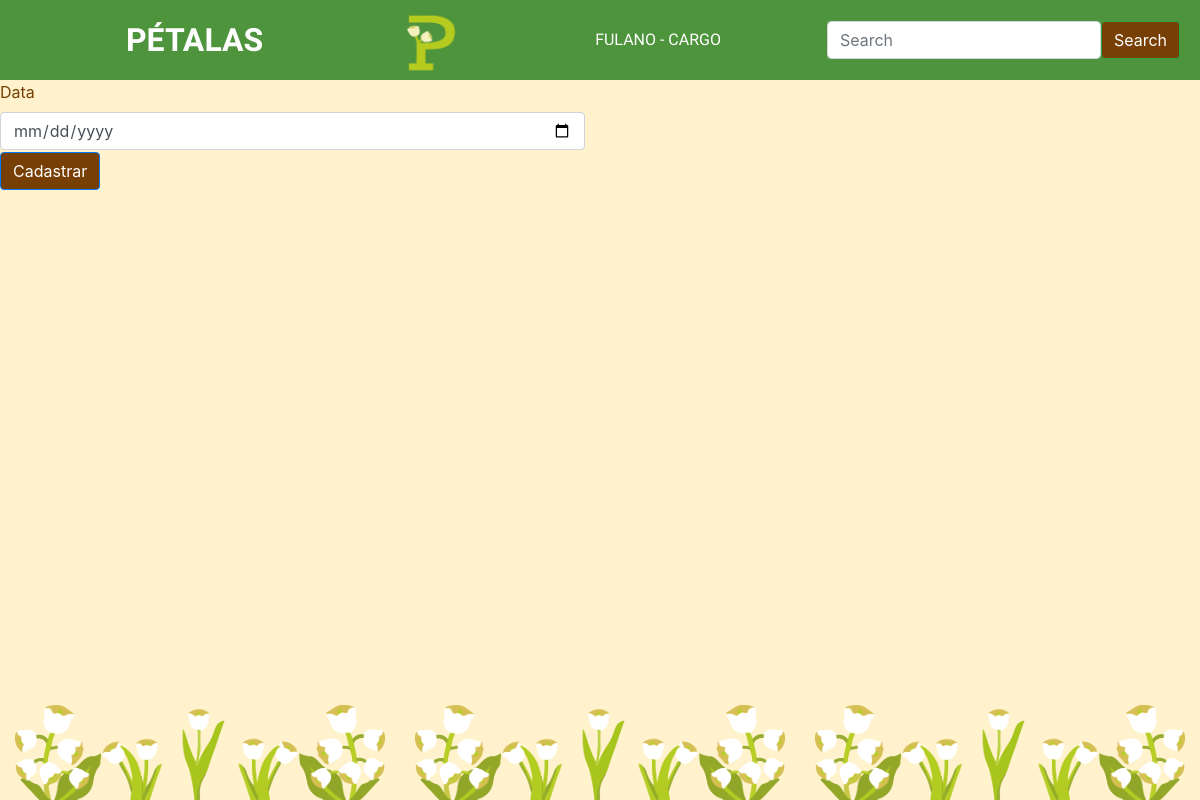
The app's page /presenca/cadastro/Eu e o Mundo - Manhã/, older data.
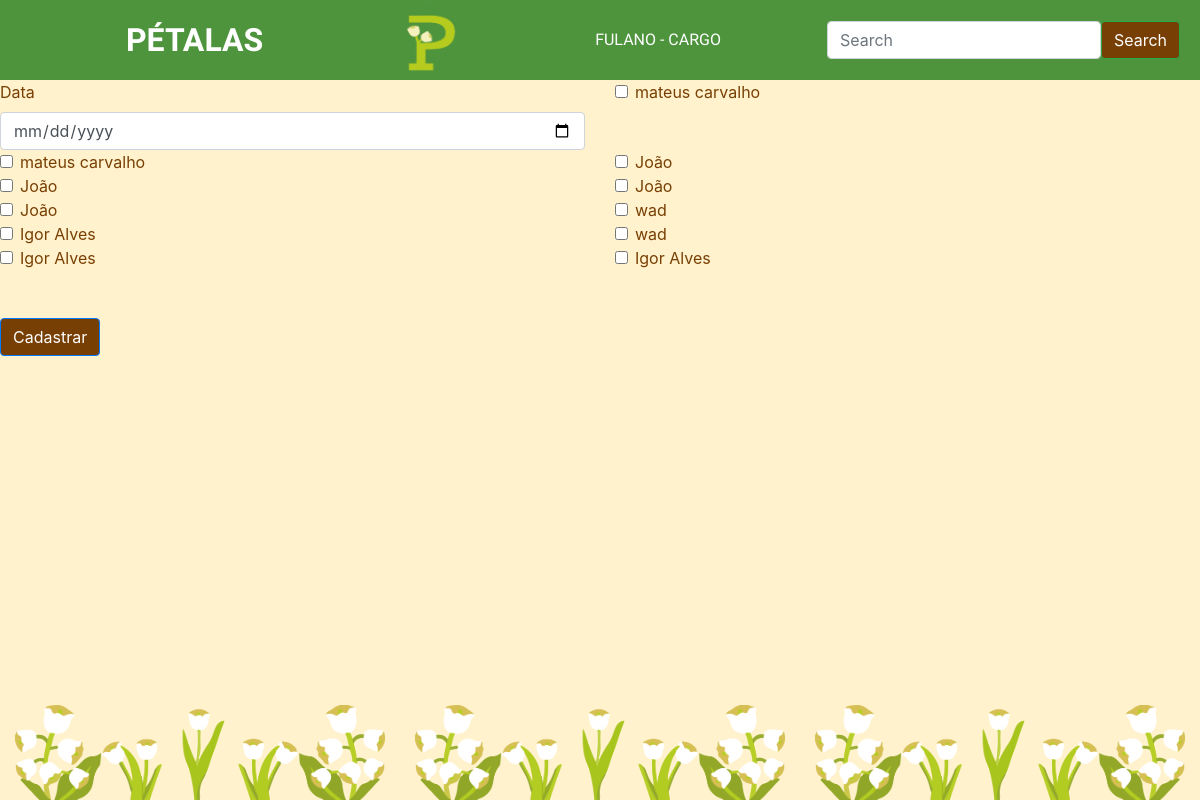
The same page, newer data.
### petalas_app/models.py (models this page shows)
class Crianca(models.Model):
    id_crianca = models.AutoField(primary_key=True)
    nome = models.TextField(max_length=255)
    idade = models.IntegerField()
    nascimento = models.DateField()
    status = models.TextField(max_length=255)
    periodo = models.TextField(max_length=255)
    entrada = models.DateField()
    permanencia = models.TextField(max_length=255)
    turma = models.TextField(max_length=255)
    autoavaliacao = models.TextField(max_length=255)

### petalas_app/views.py (the view, shortened to what this page needs)
# urls.py: path('presenca/cadastro/<str:turma_atual>/', views.cadastro_presenca, name='cadastro_presenca'),
def cadastro_presenca(request, turma_atual):
    if request.method == "GET":
        criancas = Crianca.objects.filter(turma=turma_atual)
        context = {
            'turma' : turma_atual,
            'criancas': criancas,
        }
        return render(request, 'cadastro_presenca.html', context)

### templates/cadastro_presenca.html (shortened to what this page needs)
{% include "navbar.html" %}
<form class="row g-3" method="post" action="{% url 'listagem_presencas' turma_atual=turma %}">
  <div class="col-md-6">
    <label for="inputData" class="form-label">Data</label>
    <input type="date" name="data" class="form-control" id="inputData" />
  </div>
  {% for crianca in criancas %}
  <div class="col-md-6">
    <div class="form-check">
    <input class="form-check-input" type="checkbox" name="criancas_presentes" value="{{ crianca.id_crianca }}" id="checkCrianca{{ crianca.id_crianca }}">
    <label class="form-check-label" for="checkCrianca{{ crianca.id_crianca }}">
        {{crianca.nome}}
    </label>
  </div>
</div>
{% endfor %}
  <br />
  <br />
  <br />
  <div class="col-12">
    <button type="submit" class="btn btn-primary">Cadastrar</button>
  </div>
</form>

### templates/navbar.html (shortened to what this page needs)
{% load static %}
<!DOCTYPE html>
<html lang="pt-BR">
  <head>
    <link
      href="https://maxcdn.bootstrapcdn.com/bootstrap/4.5.2/css/bootstrap.min.css"
      rel="stylesheet"
    />
  </head>
  <body>
    <nav class="navbar custom-navbar d-flex justify-content-between">
      <div class="ong-title titulo-fonte-marca">PÉTALAS</div>
      <img src="{% static "img/Logo.png" %}" alt="Logo" class="custom-circle">
      <div class="cargo-text texto-fonte-marca">FULANO - CARGO</div>
      <form
          class="d-flex"
          role="search"
          method="GET"
          action="{% url 'resultado_pesquisa' %}"
        >
          <input
            id="busca"
            class="form-control me-2"
            type="search"
            name="pesquisa"
            placeholder="Search"
            aria-label="Search"
          />
          <button id="pesquisa" class="btn btn-outline-success" type="submit">
            Search
          </button>
        </form>
    </nav>
    <footer style="position: fixed; bottom: 0; width: 100%; padding-left: 0; padding-right: 0;">
      <div class="row no-gutters">
        <div class="col-4"> <img src="{% static 'img/flores_sem_fundo_updated.png' %}" alt="Rodapé"> </div>
        <div class="col-4"> <img src="{% static 'img/flores_sem_fundo_updated.png' %}" alt="Rodapé"> </div>
        <div class="col-4"> <img src="{% static 'img/flores_sem_fundo_updated.png' %}" alt="Rodapé"> </div>
      </div>
    </footer>
    <footer style="position: fixed; bottom: 0; width: 100%; padding-left: 0; padding-right: 0;">
      <div class="row no-gutters">
        <div class="col-4"> <img src="{% static 'img/flores_sem_fundo_updated.png' %}" alt="Rodapé"> </div>
        <div class="col-4"> <img src="{% static 'img/flores_sem_fundo_updated.png' %}" alt="Rodapé"> </div>
        <div class="col-4"> <img src="{% static 'img/flores_sem_fundo_updated.png' %}" alt="Rodapé"> </div>
      </div>
    </footer>
  </body>
</html>

Row changes from the older to the newer data that the page shows:
added Crianca: nome "mateus carvalho"
added Crianca: nome "mateus carvalho"
added Crianca: nome "João"
added Crianca: nome "João"
added Crianca: nome "João"
added Crianca: nome "João"
added Crianca: nome "wad"
added Crianca: nome "Igor Alves"
added Crianca: nome "wad"
added Crianca: nome "Igor Alves"
added Crianca: nome "Igor Alves"
